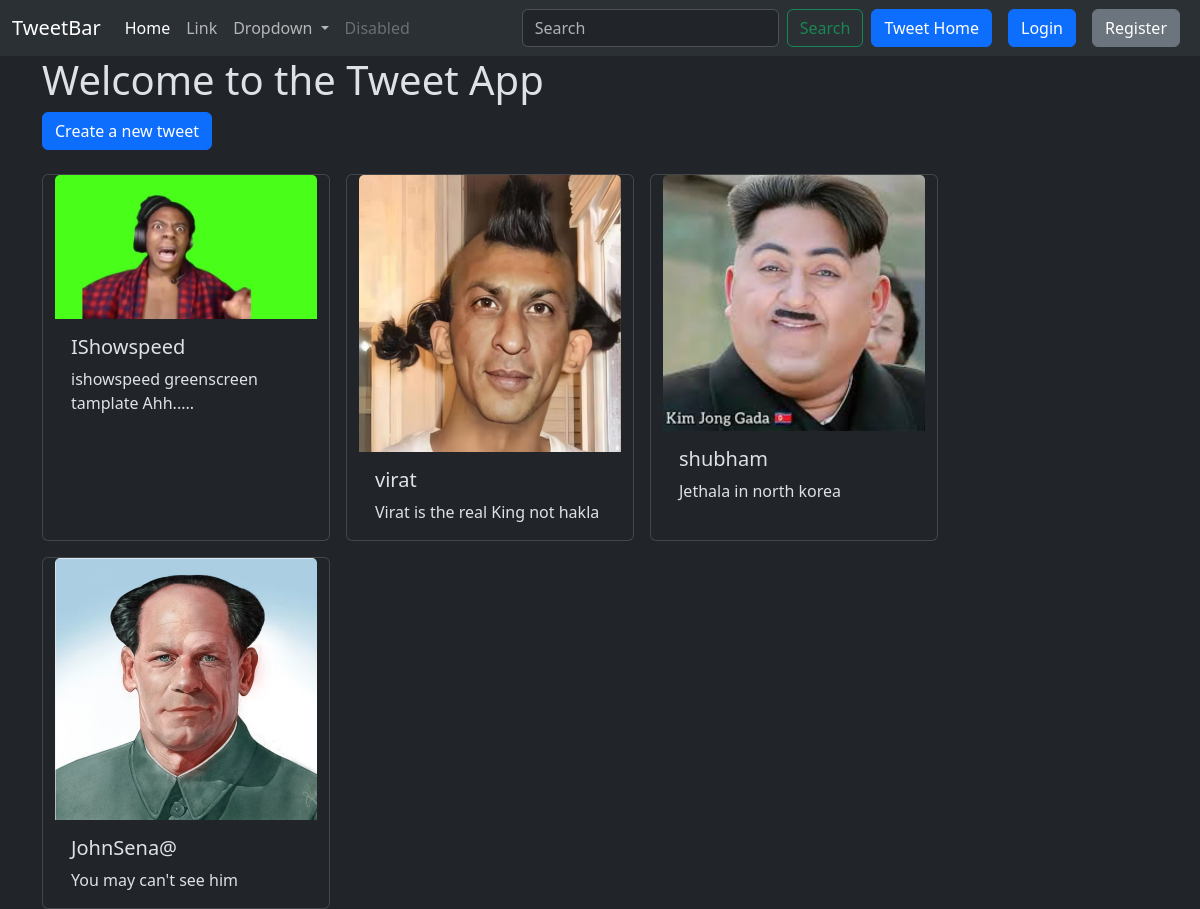
Screenshot of /tweet/ with the database file from the repository.
### tweet/models.py (models this page shows, shortened)
class Tweet(models.Model):
    user = models.ForeignKey(User, on_delete=models.CASCADE)
    text = models.TextField(max_length=280)
    photo = models.ImageField(upload_to='tweets/photos/', blank=True, null=True)
    created_at = models.DateTimeField(auto_now_add=True)
    updated_at = models.DateTimeField(auto_now=True)

### tweet/views.py (the view)
# urls.py: path('', views.tweet_list, name='tweet_list'),
def tweet_list(request):
    tweets = Tweet.objects.all().order_by('-created_at')
    search_query = request.GET.get('q', '').strip()
    if search_query:
        tweets = tweets.filter(text__icontains=search_query)
    return render(request, 'tweet_list.html', {'tweets': tweets, 'search_query': search_query})

### tweet/templates/tweet_list.html (shortened to what this page needs)
{% extends 'layouts.html' %}
{% block content %}
<h1>Welcome to the Tweet App</h1>
<a class="btn btn-primary mb-4" href="{% url 'tweet_create' %}">Create a new tweet</a>
<div class="container row gap-3">
    {% for tweet in tweets %}
        <div class="card" style="width: 18rem;">
  {% if tweet.photo %}
  <img src="{{tweet.photo.url}}" class="card-img-top" alt="Photo for tweet by {{ tweet.user.username }}">
  {% endif %}
  <div class="card-body">
    <h5 class="card-title">{{tweet.user.username}}</h5>
    <p class="card-text">{{tweet.text}}</p>
  </div>
</div>
    {% empty %}
        {% if search_query %}
        <p>No tweets found.</p>
        {% else %}
        <p>No tweets yet.</p>
        {% endif %}
    {% endfor %}
</div>
{% endblock %}

### templates/layouts.html (shortened to what this page needs)
{% load static %}
<!doctype html>
<html lang="en" data-bs-theme="dark">
  <head>
    <link
      href="https://cdn.jsdelivr.net/npm/bootstrap@5.3.8/dist/css/bootstrap.min.css"
      rel="stylesheet"
    />
  </head>
  <body>
    <nav class="navbar navbar-expand-lg bg-body-tertiary">
      <div class="container-fluid">
        <a class="navbar-brand" href="{% url 'index' %}">TweetBar</a>
        <div class="collapse navbar-collapse" id="navbarSupportedContent">
          <ul class="navbar-nav me-auto mb-2 mb-lg-0">
            <li class="nav-item">
              <a class="nav-link active" aria-current="page" href="{% url 'index' %}">Home</a>
            </li>
            <li class="nav-item">
              <a class="nav-link" href="#">Link</a>
            </li>
            <li class="nav-item dropdown">
              <a class="nav-link dropdown-toggle" href="#" role="button" data-bs-toggle="dropdown" aria-expanded="false">
            Dropdown
              </a>
        </li>
        <li class="nav-item">
          <a class="nav-link disabled" aria-disabled="true">Disabled</a>
        </li>
      </ul>
      <form class="d-flex" role="search" method="get" action="{% url 'tweet_list' %}">
        <input class="form-control me-2" type="search" name="q" value="{{ search_query }}" placeholder="Search" aria-label="Search"/>
        <button class="btn btn-outline-success" type="submit">Search</button>
      </form>
      <a href="{% url 'tweet_list' %}" class="btn btn-primary mx-2">Tweet Home</a>
      {% if user.is_authenticated %}
      <form method="post" action="{% url 'logout' %}">
        {% csrf_token %}
        <button class="btn btn-danger" type="submit">Logout</button>
      </form>
      {% else %}
      <a href="{% url 'login' %}" class="btn btn-primary mx-2">Login</a>
      <a href="{% url 'register' %}" class="btn btn-secondary mx-2">Register</a>
      {% endif %}
    </div>
  </div>
</nav>
    <div class="container">{% block content %} {% endblock %}</div>
  </body>
</html>

### rows the page displays
Tweet: photo (picture), user.username "IShowspeed", text "ishowspeed greenscreen tamplate Ahh....."
Tweet: photo (picture), user.username "virat", text "Virat is the real King not hakla"
Tweet: photo (picture), user.username "shubham", text "Jethala in north korea"
Tweet: photo (picture), user.username "JohnSena@", text "You may can't see him"
